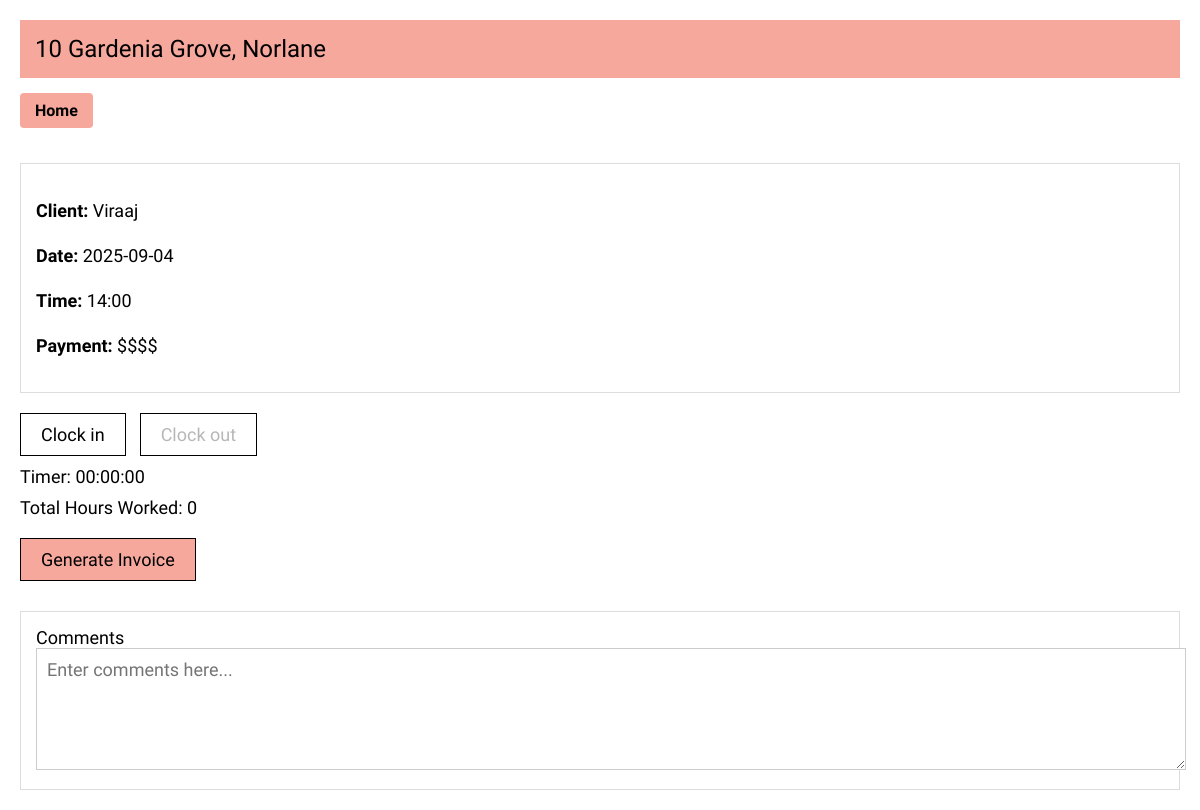
The app's page /clock (signed in), older data.
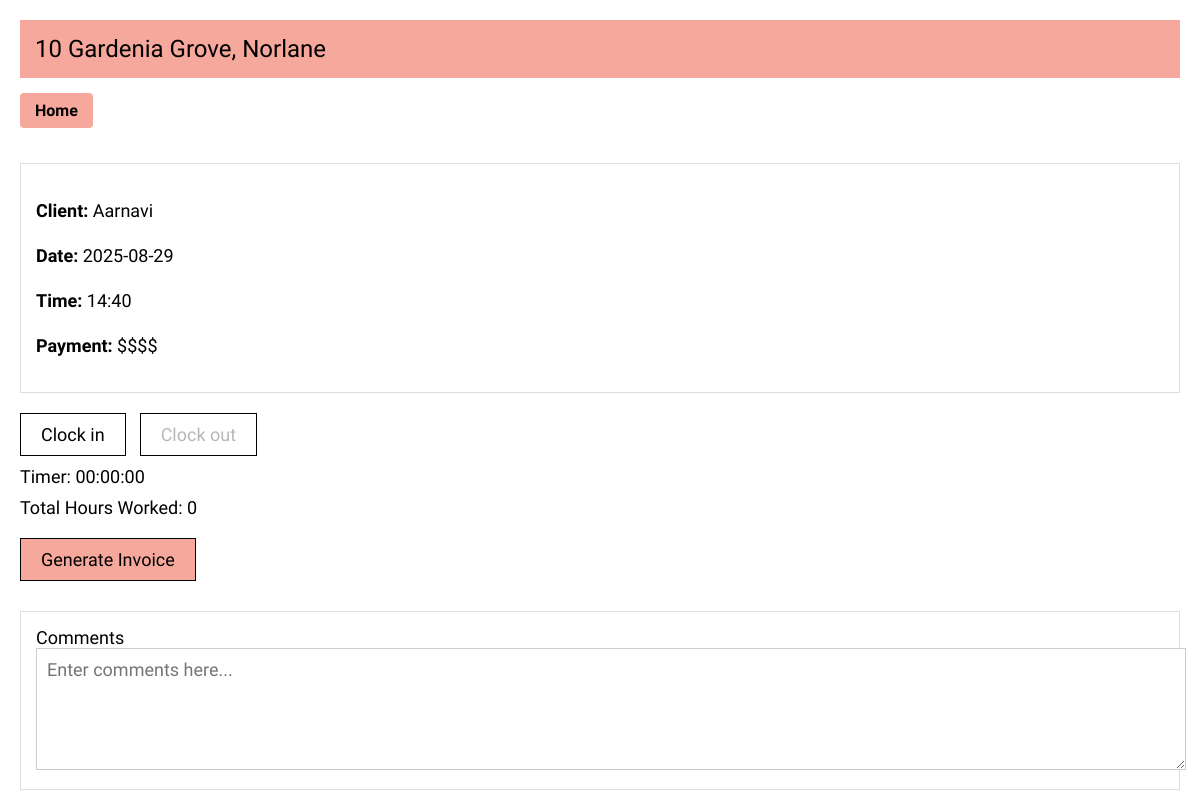
The same page, newer data.
### tables this page shows
CREATE TABLE bookings (
                    id INTEGER PRIMARY KEY AUTOINCREMENT,
                    client_name TEXT,
                    date TEXT,
                    time TEXT,
                    location TEXT,
                    cleaner TEXT
                );

### app.py (the view)
@app.route('/clock')
def clock():
    if session.get('role') not in ['owner', 'cleaner']:
        return redirect(url_for('home'))
    conn = get_db()
    c = conn.cursor()
    if session.get('role') == 'cleaner':
        c.execute("SELECT client_name, date, time FROM bookings WHERE cleaner=? ORDER BY date DESC LIMIT 1",
                 (session['username'],))
    else:
        c.execute("SELECT client_name, date, time FROM bookings ORDER BY date DESC LIMIT 1")
    booking = c.fetchone()
    return render_template('cleaner_clock.html', booking=booking, username=session['username'])

### app.py (called while the page is built)
def get_db():
    if '_database' not in g:
        g._database = sqlite3.connect(DATABASE, check_same_thread=False)
    return g._database

@app.teardown_appcontext
def close_connection(exception):
    db = g.pop('_database', None)
    if db is not None:
        db.close()

### templates/cleaner_clock.html (shortened to what this page needs)
<!DOCTYPE html>
<html lang="en">
<head>
</head>
<body>
    <header>10 Gardenia Grove, Norlane</header>
    <a href="/cleaner" style="display:inline-block; margin: 15px 0; padding: 8px 15px; background-color: #f7a89c; color: black; text-decoration: none; border-radius: 4px; font-weight: bold;">Home</a>
    <div class="job-details">
        <p><strong>Client:</strong> {{ booking[0] if booking else 'N/A' }}</p>
        <p><strong>Date:</strong> {{ booking[1] if booking else 'N/A' }}</p>
        <p><strong>Time:</strong> {{ booking[2] if booking and booking|length > 2 else 'N/A' }}</p>
        <p><strong>Payment:</strong> $$$$</p>
    </div>
    <div class="buttons">
        <div>
            <button id="clockInBtn">Clock in</button>
            <button id="clockOutBtn" disabled>Clock out</button>
        </div>
        <div style="margin-top: 10px; font-size: 18px;">
            <span>Timer: </span><span id="timer">00:00:00</span>
        </div>
        <div style="margin-top: 10px; font-size: 18px;">
            <span>Total Hours Worked: </span><span id="totalHours">0</span>
        </div>
        <div style="margin-top: 20px;">
            <button onclick="generateInvoice()" style="background-color: #f7a89c;">Generate Invoice</button>
        </div>
    </div>
    <div class="comments-section">
        <label for="comments">Comments</label>
        <textarea id="comments" name="comments" placeholder="Enter comments here..."></textarea>
    </div>
</body>
</html>

Row changes from the older to the newer data that the page shows:
removed bookings: client_name "Viraaj", date "2025-09-04", time "14:00"
now on this page (row edited): bookings: client_name "Aarnavi", date "2025-08-29", time "14:40"
